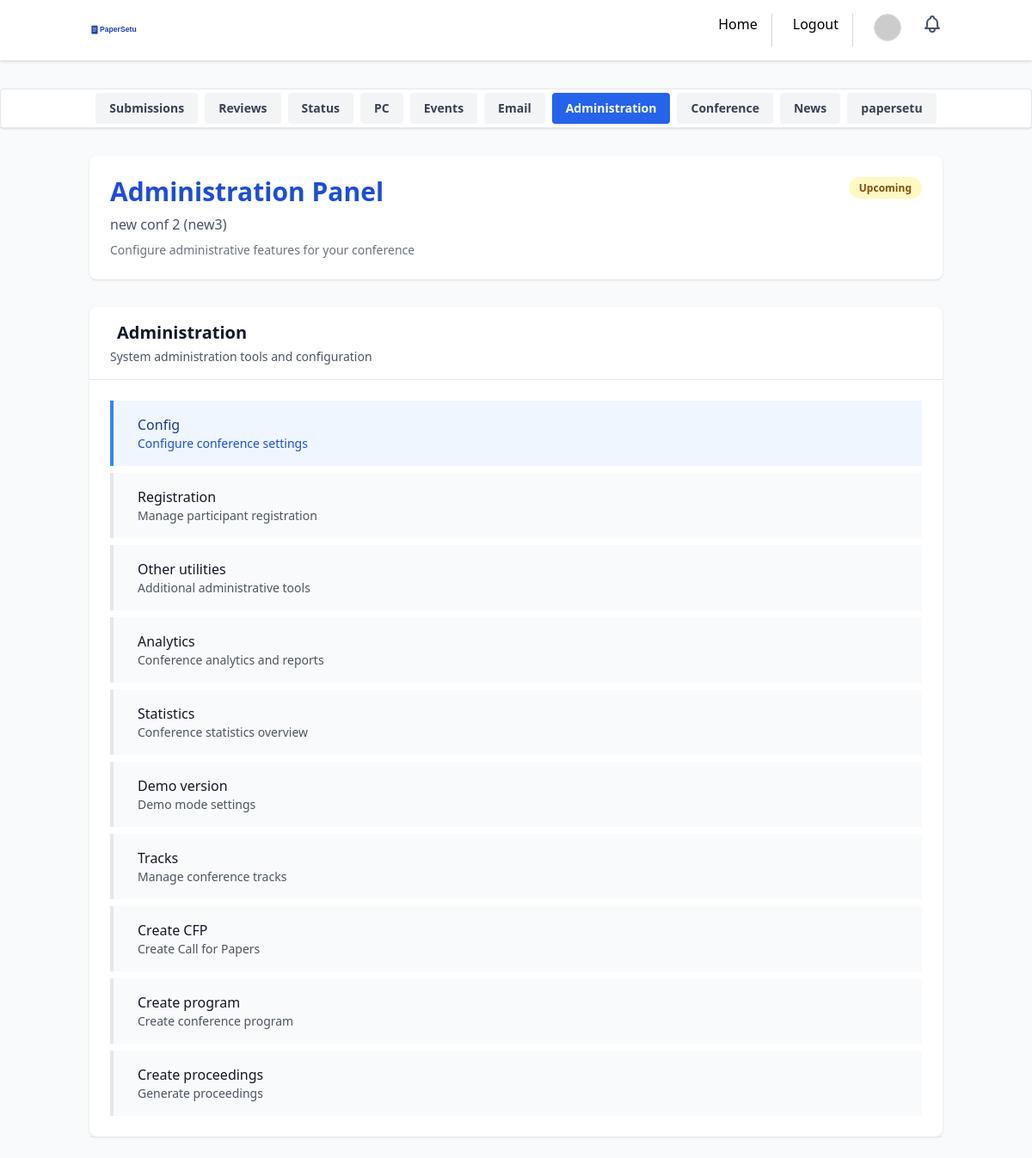
Screenshot of /dashboard/conference/8/administration/ (signed in) with the database file from the repository.
### conference/models.py (models this page shows, shortened)
class Conference(models.Model):
    name = models.CharField(max_length=255)
    acronym = models.CharField(max_length=50, blank=True)
    web_page = models.URLField(blank=True)
    venue = models.CharField(max_length=255, blank=True)
    city = models.CharField(max_length=100, blank=True)
    country = models.CharField(max_length=100, blank=True)
    estimated_submissions = models.IntegerField(null=True, blank=True)
    start_date = models.DateField()
    end_date = models.DateField()
    primary_area = models.CharField(max_length=50, choices=AREA_CHOICES, default='AI')
    secondary_area = models.CharField(max_length=50, choices=AREA_CHOICES, default='AI')
    area_notes = models.TextField(blank=True)
    organizer = models.CharField(max_length=255, blank=True)
    organizer_web_page = models.URLField(blank=True)
    contact_phone = models.CharField(max_length=20, blank=True)
    role = models.CharField(max_length=100, blank=True)
    is_approved = models.BooleanField(default=False)
    requested_by = models.ForeignKey(User, on_delete=models.CASCADE, related_name='requested_conferences', null=True, blank=True)
    description = models.TextField(blank=True)
    chair = models.ForeignKey(User, on_delete=models.CASCADE, related_name='chaired_conferences')
    status = models.CharField(max_length=20, choices=[('upcoming', 'Upcoming'), ('live', 'Live'), ('completed', 'Completed')], default='upcoming')
    invite_link = models.CharField(max_length=255, blank=True)
    created_at = models.DateTimeField(auto_now_add=True)
    paper_submission_deadline = models.DateField(null=True, blank=True)
    paper_format = models.CharField(max_length=10, choices=[('pdf', 'PDF'), ('docx', 'DOCX')], default='pdf')
    contact_email = models.EmailField(blank=True, help_text="Main contact email for the conference")
    registration_fee = models.DecimalField(max_digits=10, decimal_places=2, null=True, blank=True, help_text="Registration fee amount")
    theme_domain = models.CharField(max_length=255, blank=True, help_text="Conference theme or domain")
    blind_review = models.BooleanField(default=True)
    abstract_required = models.BooleanField(default=True)
    multiple_authors_allowed = models.BooleanField(default=True)
    submission_deadline = models.DateTimeField(null=True, blank=True, help_text="Final submission deadline")
    max_paper_length = models.IntegerField(default=10)
    allow_supplementary = models.BooleanField(default=False)
    reviewers_per_paper = models.IntegerField(default=3)
    review_deadline = models.DateTimeField(null=True, blank=True, help_text="Review submission deadline")
    paper_bidding_enabled = models.BooleanField(default=False, help_text="Enable paper bidding for reviewers")
    review_form_enabled = models.BooleanField(default=True)
    confidence_scores_enabled = models.BooleanField(default=True)
    allow_rebuttal_phase = models.BooleanField(default=False, help_text="Enable author rebuttal phase")
    rebuttal_deadline = models.DateTimeField(null=True, blank=True, help_text="Rebuttal submission deadline")
    rebuttal_word_limit = models.IntegerField(default=500, help_text="Word limit for rebuttals")
    decision_deadline = models.DateTimeField(null=True, blank=True, help_text="Final decision deadline")
    camera_ready_deadline = models.DateTimeField(null=True, blank=True, help_text="Camera-ready submission deadline")

### dashboard/views.py (the view)
# urls.py: path('conference/<int:conf_id>/administration/', views.conference_administration, name='conference_administration'),
@login_required
def conference_administration(request, conf_id):
    conference = get_object_or_404(Conference, id=conf_id)
    user = request.user
    if conference.chair != user:
        return render(request, 'dashboard/forbidden.html', {
            'message': 'Only the conference chair can access the administration panel.'
        })
    admin_menu_items = [
        {
            'name': 'Config',
            'description': 'Configure conference settings',
            'url': 'dashboard:conference_configuration',
            'icon': 'fas fa-cog',
            'highlighted': True  # This will be the main highlighted item
        },
        {
            'name': 'Registration',
            'description': 'Manage participant registration',
            'url': 'dashboard:registration_application_step1',
            'icon': 'fas fa-user-plus',
            'highlighted': False
        },
        {
            'name': 'Other utilities',
            'description': 'Additional administrative tools',
            'url': '#',
            'icon': 'fas fa-tools',
            'highlighted': False
        },
        {
            'name': 'Analytics',
            'description': 'Conference analytics and reports',
            'url': '#',
            'icon': 'fas fa-chart-line',
            'highlighted': False
        },
        {
            'name': 'Statistics',
            'description': 'Conference statistics overview',
            'url': '#',
            'icon': 'fas fa-chart-bar',
            'highlighted': False
        },
        {
            'name': 'Demo version',
            'description': 'Demo mode settings',
            'url': '#',
            'icon': 'fas fa-play-circle',
            'highlighted': False
        },
        {
            'name': 'Tracks',
            'description': 'Manage conference tracks',
            'url': '#',
            'icon': 'fas fa-route',
            'highlighted': False
        },
        {
            'name': 'Create CFP',
            'description': 'Create Call for Papers',
            'url': '#',
            'icon': 'fas fa-bullhorn',
            'highlighted': False
        },
        {
            'name': 'Create program',
            'description': 'Create conference program',
            'url': '#',
            'icon': 'fas fa-calendar-alt',
            'highlighted': False
        },
        {
            'name': 'Create proceedings',
            'description': 'Generate proceedings',
            'url': '#',
            'icon': 'fas fa-book',
            'highlighted': False
        },
    ]
    nav_items = [
        "Submissions", "Reviews", "Status", "PC", "Events",
        "Email", "Administration", "Conference", "News", "papersetu"
    ]
    context = {
        'conference': conference,
        'admin_menu_items': admin_menu_items,
        'nav_items': nav_items,
        'active_tab': 'Administration',
    }
    return render(request, 'dashboard/conference_administration.html', context)

### templates/dashboard/conference_administration.html (shortened to what this page needs)
{% extends 'dashboard/dashboard.html' %}
{% block content %}
<section class="bg-white rounded-lg shadow p-6 mb-8">
    <div class="flex justify-between items-start">
        <div>
            <h1 class="text-3xl font-bold mb-2 text-blue-700">Administration Panel</h1>
            <p class="text-gray-600 mb-2">{{ conference.name }} ({{ conference.acronym }})</p>
            <p class="text-sm text-gray-500">Configure administrative features for your conference</p>
        </div>
        <div class="text-right">
            <span class="px-3 py-1 rounded-full text-xs font-semibold
                {% if conference.status == 'upcoming' %}bg-yellow-100 text-yellow-800
                {% elif conference.status == 'live' %}bg-green-100 text-green-800
                {% else %}bg-gray-100 text-gray-800{% endif %}">
                {{ conference.status|title }}
            </span>
        </div>
    </div>
</section>
<section class="bg-white rounded-lg shadow">
    <div class="px-6 py-4 border-b border-gray-200">
        <h2 class="text-xl font-semibold text-gray-900">
            Administration
        </h2>
        <p class="text-sm text-gray-600 mt-1">System administration tools and configuration</p>
    </div>
    <div class="p-6">
        <div class="grid gap-2">
            {% for item in admin_menu_items %}
            <div class="border-l-4 {% if item.highlighted %}border-blue-500 bg-blue-50{% else %}border-gray-200 bg-gray-50{% endif %} hover:bg-blue-50 transition-colors">
                {% if item.url == 'dashboard:conference_configuration' or item.url == 'dashboard:registration_application_step1' %}
                    <a href="{% url item.url conference.id %}" class="block p-4">
                {% else %}
                    <a href="{{ item.url }}" class="block p-4">
                {% endif %}
                    <div class="flex items-center justify-between">
                        <div class="flex items-center space-x-3">
                            <div>
                                <h3 class="text-base font-medium {% if item.highlighted %}text-blue-900{% else %}text-gray-900{% endif %}">{{ item.name }}</h3>
                                <p class="text-sm {% if item.highlighted %}text-blue-700{% else %}text-gray-600{% endif %}">{{ item.description }}</p>
                            </div>
                        </div>
                    </div>
                </a>
            </div>
            {% endfor %}
        </div>
    </div>
</section>
{% endblock %}

### rows the page displays
Conference: name "new conf 2", acronym "new3", status "Upcoming"

### other values shown
{{ item.name }} "Config" "Registration" "Other utilities" "Analytics" "Statistics" "Demo version" "Tracks" "Create CFP" "Create program" "Create proceedings"
{{ item.description }} "Configure conference settings" "Manage participant registration" "Additional administrative tools" "Conference analytics and reports" "Conference statistics overview" "Demo mode settings" "Manage conference tracks" "Create Call for Papers" "Create conference program" "Generate proceedings"
